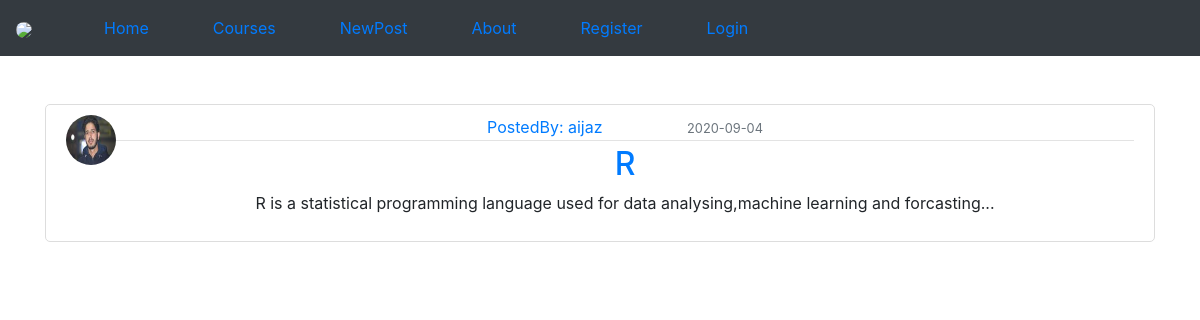
The app's page /post/4 with its own data.
### Main/models.py (models this page shows, shortened)
class User(db.Model,UserMixin):
	id = db.Column(db.Integer,primary_key=True)
	username = db.Column(db.String(20),unique=True, nullable= False)
	email = db.Column(db.String(120),unique=True,nullable=False)
	image_file = db.Column(db.String(20),nullable=False,default= 'default.jpg')
	password = db.Column(db.String(30),nullable=False)
	posts = db.relationship('Post',backref='author',lazy=True)

class Post(db.Model):
	id = db.Column(db.Integer,primary_key=True)
	title = db.Column(db.String(120),nullable=False)
	content = db.Column(db.Text,nullable=False)
	date_posted = db.Column(db.DateTime,nullable=False,default=datetime.utcnow)
	user_id = db.Column(db.Integer,db.ForeignKey('user.id'),nullable=False)

### Main/routes.py (the view)
@app.route('/post/<int:post_id>')
def post(post_id):
	post = Post.query.get_or_404(post_id)
	return render_template('post.html',title=post.title,post=post)

### Main/templates/post.html (shortened to what this page needs)
{%extends "layout.html"%}
{%block content%}
	<article class="media content-section">
		<img class="rounded-circle article-img" src="{{url_for('static',filename='Profile-pics/'+post.author.image_file)}}">
		<div class="media-body">
			<div class="article-metadata">
				<a href="{{url_for('user_posts',username=post.author.username)}}">PostedBy: {{post.author.username}}</a>
				<small class="text-muted">{{post.date_posted.strftime('%Y-%m-%d') }}</small>
			</div>
			<h2><a href="{{url_for('post',post_id=post.id)}}" class="article-title">{{post.title}}</a></h2>
			<p class="article-content">{{post.content}}</p>
		</div>
	</article>
{%endblock content%}

### Main/static/main.css (style rules this page uses)
body { font-family: 'Lato', sans-serif; }
.content-section { text-align: center; background-color: #ffff; padding: 10px 20px; border: 1px solid #dddddd; border-radius: 5px; }
.article-img { height: 50px; width: 50px; }
.article-metadata { padding-bottom: 1px; margin-bottom: 4px; border-bottom: 1px solid #e3e3e3 }
.media { text-align: center; }
.article-content { white-space: pre-line; }
.text-muted { margin-left: 5rem; }

### records on screen
User: image_file (picture), author.username "aijaz"
Post: date_posted "2020-09-04", title "R", content "R is a statistical programming language used for data analysing,machine learning and forcasting..."
